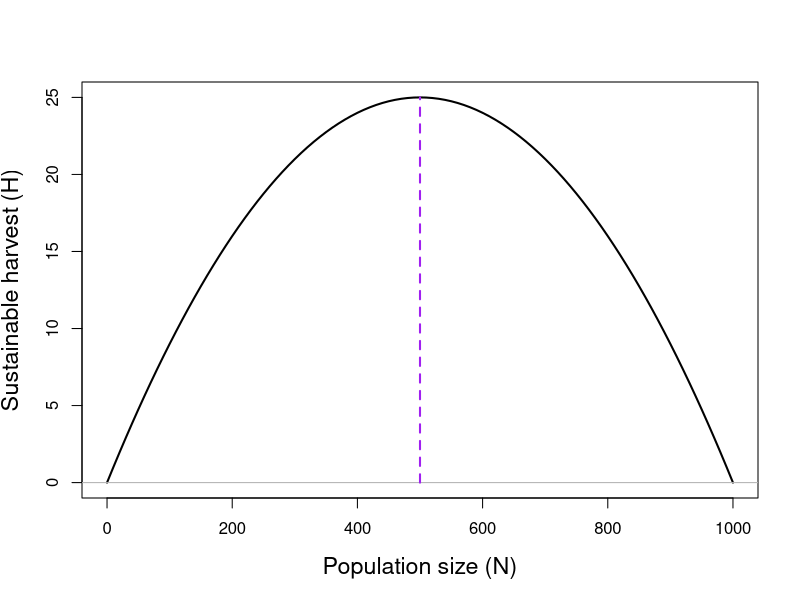
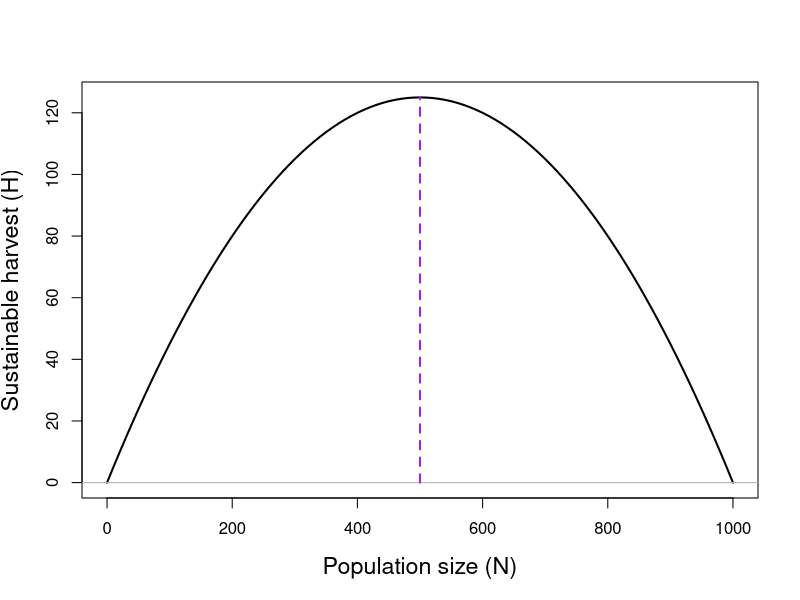
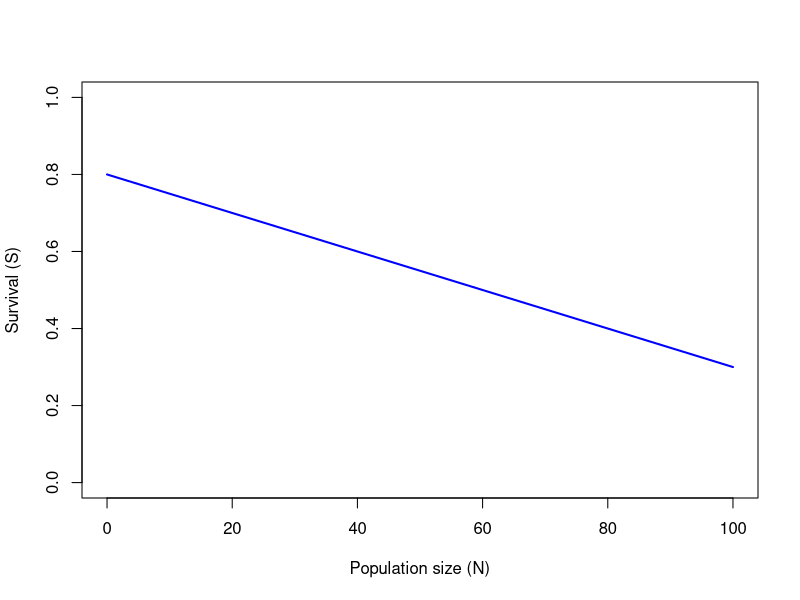
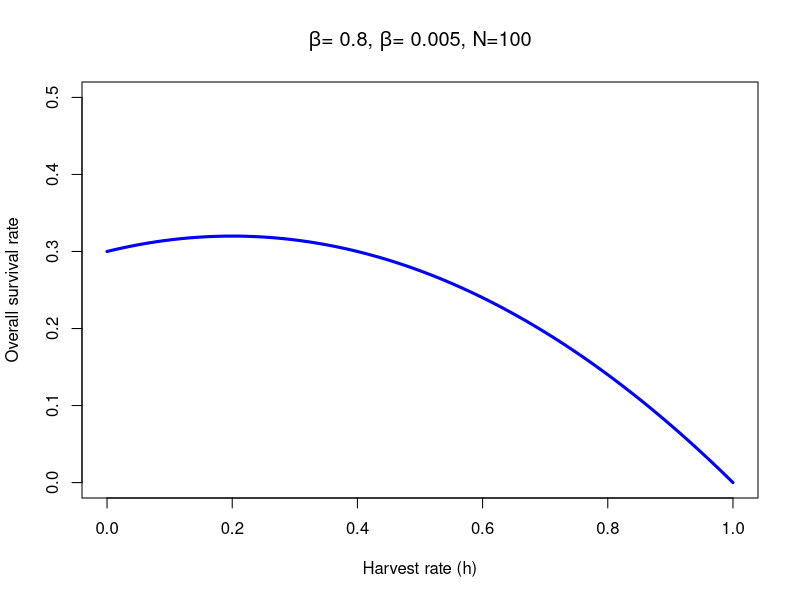
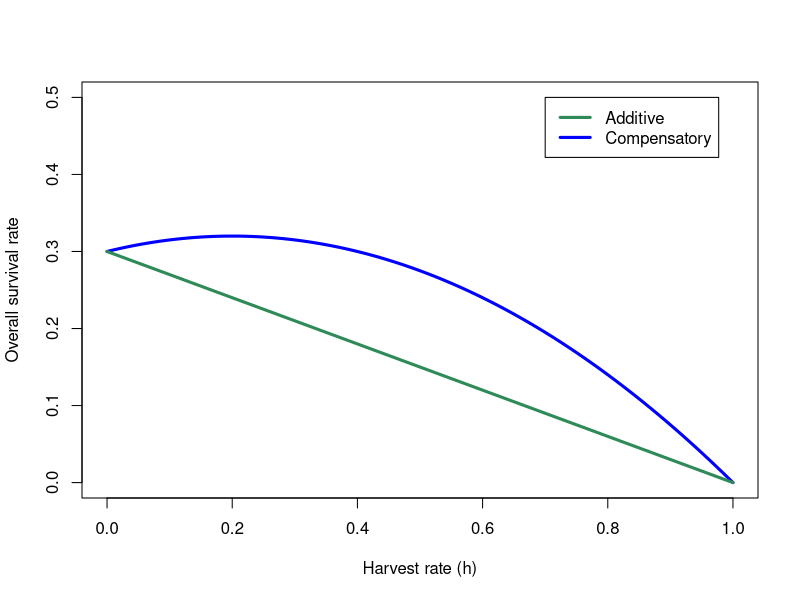

The R source for these figures, in order:
## ---- chunk 1
#| label: msy1
#| include: true
N <- seq(0, 1000, by=10)
rmax <- 0.1
K <- 1000
H.1 <- N*rmax*(1 - N/K)
#par(mfrow=c(1,2), mai=c(0.7, 0.7, 0.2, 0.2))
#plot(0:T, Nl, xlab="Time", ylab="Population size (N)")
plot(N, H.1, type="l", #asp=1,
     col="black", lwd=2,
     cex.lab=1.4,
     xlab="Population size (N)",
     ylab="Sustainable harvest (H)")
abline(h=0, col=gray(0.7))
segments(K/2, 0, K/2, max(H.1), lty=2, lwd=2, col="purple")
## ---- chunk 2
#| label: msy2
#| include: true
N <- seq(0, 1000, by=10)
rmax <- 0.5
K <- 1000
H <- N*rmax*(1 - N/K)
plot(N, H, type="l", #asp=1,
     col="black", lwd=2,
     cex.lab=1.4,
     xlab="Population size (N)",
     ylab="Sustainable harvest (H)")
abline(h=0, col=gray(0.7))
segments(K/2, 0, K/2, max(H), lty=2, lwd=2, col="purple")
## ---- chunk 3
#| label: phi1
#| include: true
#| fig-width: 8
#| fig-height: 6
plot(function(x) 0.8 - 0.005*x, 0, 100, col="blue",
     xlab="Population size (N)",
     ylab="Survival (S)",
     ylim=c(0, 1), lwd=2)
## ---- chunk 4
plot(function(h) (1-h)*(0.8 - 0.005*(100 - 100*h)), 0, 1,
     ylim=c(0,0.5), xlab="Harvest rate (h)",
     ylab="Overall survival rate",
     main=expression(paste(beta[], "= 0.8, ", beta[], "= 0.005, N=100")),
     lwd=3, col="blue")
## ---- chunk 5
plot(function(h) (1-h)*(0.8 - 0.005*(100 - 100*h)), 0, 1,
     ylim=c(0,0.5), xlab="Harvest rate (h)",
     ylab="Overall survival rate",
     main="", ##expression(paste(beta[], "= 0.8, ", beta[], "= 0, N=100")),
     lwd=3, col="blue")
plot(function(h) (1-h)*(0.3), 0, 1,,
     lwd=3, col="seagreen", add=TRUE)
legend(0.7, 0.5, c("Additive", "Compensatory"), lwd=3, col=c("seagreen", "blue"))
